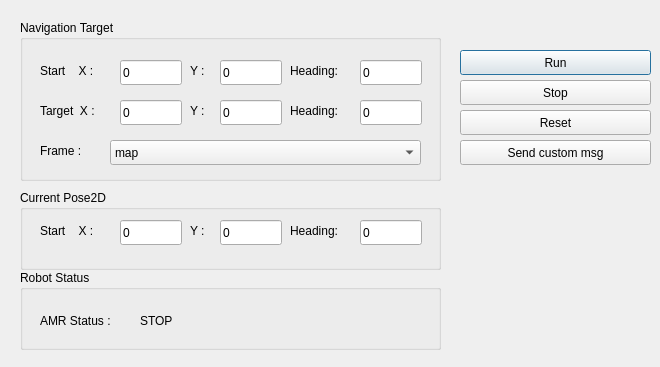
<?xml version="1.0" encoding="UTF-8"?>
<ui version="4.0">
 <class>Dialog</class>
 <widget class="QDialog" name="Dialog">
  <property name="geometry">
   <rect>
    <x>0</x>
    <y>0</y>
    <width>660</width>
    <height>367</height>
   </rect>
  </property>
  <property name="windowTitle">
   <string>Dialog</string>
  </property>
  <widget class="QPushButton" name="pushButton_run">
   <property name="geometry">
    <rect>
     <x>460</x>
     <y>50</y>
     <width>191</width>
     <height>25</height>
    </rect>
   </property>
   <property name="text">
    <string>Run</string>
   </property>
  </widget>
  <widget class="QPushButton" name="pushButton_stop">
   <property name="geometry">
    <rect>
     <x>460</x>
     <y>80</y>
     <width>191</width>
     <height>25</height>
    </rect>
   </property>
   <property name="text">
    <string>Stop</string>
   </property>
  </widget>
  <widget class="QPushButton" name="pushButton_reset">
   <property name="geometry">
    <rect>
     <x>460</x>
     <y>110</y>
     <width>191</width>
     <height>25</height>
    </rect>
   </property>
   <property name="text">
    <string>Reset</string>
   </property>
  </widget>
  <widget class="QGroupBox" name="groupBox_WCS_Pose">
   <property name="geometry">
    <rect>
     <x>20</x>
     <y>20</y>
     <width>421</width>
     <height>161</height>
    </rect>
   </property>
   <property name="title">
    <string>Navigation Target</string>
   </property>
   <widget class="QLineEdit" name="lineEdit_pose_y_target">
    <property name="geometry">
     <rect>
      <x>200</x>
      <y>80</y>
      <width>62</width>
      <height>25</height>
     </rect>
    </property>
    <property name="text">
     <string>0</string>
    </property>
   </widget>
   <widget class="QLabel" name="label_file_name_2">
    <property name="geometry">
     <rect>
      <x>20</x>
      <y>40</y>
      <width>71</width>
      <height>21</height>
     </rect>
    </property>
    <property name="text">
     <string>Start    X :</string>
    </property>
   </widget>
   <widget class="QLineEdit" name="lineEdit_pose_x_start">
    <property name="geometry">
     <rect>
      <x>100</x>
      <y>40</y>
      <width>62</width>
      <height>25</height>
     </rect>
    </property>
    <property name="text">
     <string>0</string>
    </property>
   </widget>
   <widget class="QLabel" name="label_file_name_6">
    <property name="geometry">
     <rect>
      <x>270</x>
      <y>80</y>
      <width>71</width>
      <height>21</height>
     </rect>
    </property>
    <property name="text">
     <string>Heading:</string>
    </property>
   </widget>
   <widget class="QLabel" name="label_file_name_7">
    <property name="geometry">
     <rect>
      <x>170</x>
      <y>80</y>
      <width>21</width>
      <height>21</height>
     </rect>
    </property>
    <property name="text">
     <string>Y :</string>
    </property>
   </widget>
   <widget class="QLabel" name="label_file_name_4">
    <property name="geometry">
     <rect>
      <x>270</x>
      <y>40</y>
      <width>71</width>
      <height>21</height>
     </rect>
    </property>
    <property name="text">
     <string>Heading:</string>
    </property>
   </widget>
   <widget class="QLineEdit" name="lineEdit_pose_heading_start">
    <property name="geometry">
     <rect>
      <x>340</x>
      <y>40</y>
      <width>62</width>
      <height>25</height>
     </rect>
    </property>
    <property name="text">
     <string>0</string>
    </property>
   </widget>
   <widget class="QLabel" name="label_file_name_5">
    <property name="geometry">
     <rect>
      <x>20</x>
      <y>80</y>
      <width>71</width>
      <height>21</height>
     </rect>
    </property>
    <property name="text">
     <string>Target  X :</string>
    </property>
   </widget>
   <widget class="QLabel" name="label_file_name_3">
    <property name="geometry">
     <rect>
      <x>170</x>
      <y>40</y>
      <width>21</width>
      <height>21</height>
     </rect>
    </property>
    <property name="text">
     <string>Y :</string>
    </property>
   </widget>
   <widget class="QLineEdit" name="lineEdit_pose_x_target">
    <property name="geometry">
     <rect>
      <x>100</x>
      <y>80</y>
      <width>62</width>
      <height>25</height>
     </rect>
    </property>
    <property name="text">
     <string>0</string>
    </property>
   </widget>
   <widget class="QLineEdit" name="lineEdit_pose_y_start">
    <property name="geometry">
     <rect>
      <x>200</x>
      <y>40</y>
      <width>62</width>
      <height>25</height>
     </rect>
    </property>
    <property name="text">
     <string>0</string>
    </property>
   </widget>
   <widget class="QLineEdit" name="lineEdit_pose_heading_target">
    <property name="geometry">
     <rect>
      <x>340</x>
      <y>80</y>
      <width>62</width>
      <height>25</height>
     </rect>
    </property>
    <property name="text">
     <string>0</string>
    </property>
   </widget>
   <widget class="QLabel" name="label_file_name_14">
    <property name="geometry">
     <rect>
      <x>20</x>
      <y>120</y>
      <width>71</width>
      <height>21</height>
     </rect>
    </property>
    <property name="text">
     <string>Frame :</string>
    </property>
   </widget>
   <widget class="QComboBox" name="comboBox">
    <property name="geometry">
     <rect>
      <x>90</x>
      <y>120</y>
      <width>311</width>
      <height>25</height>
     </rect>
    </property>
    <item>
     <property name="text">
      <string>map</string>
     </property>
    </item>
    <item>
     <property name="text">
      <string>odom</string>
     </property>
    </item>
    <item>
     <property name="text">
      <string>base_link</string>
     </property>
    </item>
   </widget>
  </widget>
  <widget class="QGroupBox" name="groupBox">
   <property name="geometry">
    <rect>
     <x>20</x>
     <y>190</y>
     <width>421</width>
     <height>80</height>
    </rect>
   </property>
   <property name="title">
    <string>Current Pose2D</string>
   </property>
   <widget class="QLabel" name="label_file_name_22">
    <property name="geometry">
     <rect>
      <x>20</x>
      <y>30</y>
      <width>71</width>
      <height>21</height>
     </rect>
    </property>
    <property name="text">
     <string>Start    X :</string>
    </property>
   </widget>
   <widget class="QLineEdit" name="lineEdit_pose_x_start_4">
    <property name="geometry">
     <rect>
      <x>100</x>
      <y>30</y>
      <width>62</width>
      <height>25</height>
     </rect>
    </property>
    <property name="text">
     <string>0</string>
    </property>
   </widget>
   <widget class="QLabel" name="label_file_name_21">
    <property name="geometry">
     <rect>
      <x>170</x>
      <y>30</y>
      <width>21</width>
      <height>21</height>
     </rect>
    </property>
    <property name="text">
     <string>Y :</string>
    </property>
   </widget>
   <widget class="QLineEdit" name="lineEdit_pose_y_start_4">
    <property name="geometry">
     <rect>
      <x>200</x>
      <y>30</y>
      <width>62</width>
      <height>25</height>
     </rect>
    </property>
    <property name="text">
     <string>0</string>
    </property>
   </widget>
   <widget class="QLineEdit" name="lineEdit_pose_heading_start_4">
    <property name="geometry">
     <rect>
      <x>340</x>
      <y>30</y>
      <width>62</width>
      <height>25</height>
     </rect>
    </property>
    <property name="text">
     <string>0</string>
    </property>
   </widget>
   <widget class="QLabel" name="label_file_name_20">
    <property name="geometry">
     <rect>
      <x>270</x>
      <y>30</y>
      <width>71</width>
      <height>21</height>
     </rect>
    </property>
    <property name="text">
     <string>Heading:</string>
    </property>
   </widget>
  </widget>
  <widget class="QGroupBox" name="groupBox_2">
   <property name="geometry">
    <rect>
     <x>20</x>
     <y>270</y>
     <width>421</width>
     <height>80</height>
    </rect>
   </property>
   <property name="title">
    <string>Robot Status</string>
   </property>
   <widget class="QLabel" name="label_amr_status">
    <property name="geometry">
     <rect>
      <x>20</x>
      <y>40</y>
      <width>101</width>
      <height>21</height>
     </rect>
    </property>
    <property name="text">
     <string>AMR Status :</string>
    </property>
   </widget>
   <widget class="QLabel" name="label_amr_status_output">
    <property name="geometry">
     <rect>
      <x>120</x>
      <y>40</y>
      <width>101</width>
      <height>21</height>
     </rect>
    </property>
    <property name="text">
     <string>STOP</string>
    </property>
   </widget>
  </widget>
  <widget class="QPushButton" name="pushButton_custom_msg">
   <property name="geometry">
    <rect>
     <x>460</x>
     <y>140</y>
     <width>191</width>
     <height>25</height>
    </rect>
   </property>
   <property name="text">
    <string>Send custom msg</string>
   </property>
  </widget>
 </widget>
 <resources/>
 <connections/>
</ui>
